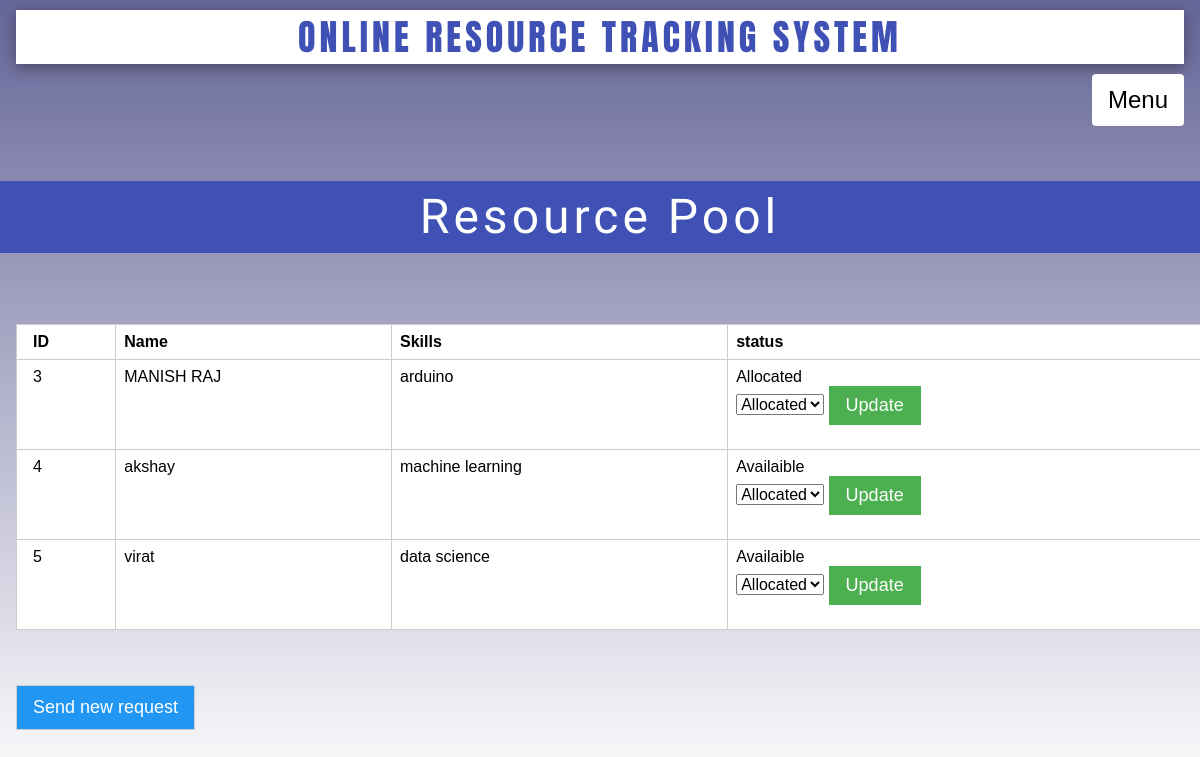
The app's page /pool_track.php (signed in) with its own data.
### tables this page shows
CREATE TABLE `resource_pool` (
  `res_no` int(50) NOT NULL,
  `name` varchar(50) NOT NULL,
  `skills` varchar(20) NOT NULL,
  `status` varchar(50) DEFAULT NULL
);

### pool_track.php (the view, shortened to what this page needs)
<?php
	require("links.php");
?>
<html>
<head>
</head>
<body class="bck">
	<div class="w3-container">
			<center><h1 class="w3-card-4 w3-wide w3-white w3-text-indigo font2">ONLINE RESOURCE TRACKING SYSTEM</h1></center>
			<a href='index.php' class='w3-btn w3-round w3-white w3-xlarge w3-right'>Menu</a>
	</div>
			<center><h2 class="w3-indigo w3-xxxlarge font1 w3-wide">Resource Pool</h2></center><br><br>
<?php
include ("resource1.php");
?>
<table class='w3-table w3-margin w3-border w3-white' border='1'><tr>
<th>ID</th>
<th>Name</th>
<th>Skills</th>
<th>status</th>
</tr>
<?php
$select="select * from resource_pool";
$run=mysqli_query($mysqli,$select);
while($row=mysqli_fetch_array($run))
{
?>
	<?php $no=$row['res_no'];?>
	<tr><td><?php echo $no?></td>
	<td><?php echo $row['name']?></td>
	<td><?php echo $row['skills']?></td>
	<td><?php echo $row['status'];
	echo "<form action='pool_track.php' type='get'>
		<input type='hidden' name='id' value='$no'/>
		<select name='status'>
	  <option value='Allocated'>Allocated</option>
		</select>
		<button type='submit' class='w3-btn ad_btn w3-border w3-large w3-border-green w3-green'>Update</button>
		</form></td>
	</tr>";
}
?>
</table>
<br>
<a href="add_pool.php" class="w3-btn w3-margin w3-padding w3-blue w3-large w3-border w3-margin">Send new request</a>
</body>

### w3.css (style rules this page uses)
html { box-sizing:border-box }
*,*:before,*:after { box-sizing:inherit }
html { -ms-text-size-adjust:100%;-webkit-text-size-adjust:100% }
body { margin:0 }
a { background-color:transparent;-webkit-text-decoration-skip:objects }
button,input,select,textarea { font:inherit;margin:0 }
button,input { overflow:visible }
button,select { text-transform:none }
button,html [type=button],[type=reset],[type=submit] { -webkit-appearance:button }
html,body { font-family:Verdana,sans-serif;font-size:15px;line-height:1.5 }
html { overflow-x:hidden }
h1 { font-size:36px }
h2 { font-size:30px }
h1,h2,h3,h4,h5,h6 { font-family:"Segoe UI",Arial,sans-serif;font-weight:400;margin:10px 0 }
.w3-wide { letter-spacing:4px }
a { color:inherit }
.w3-table,.w3-table-all { border-collapse:collapse;border-spacing:0;width:100%;display:table }
.w3-table td,.w3-table th,.w3-table-all td,.w3-table-all th { padding:8px 8px;display:table-cell;text-align:left;vertical-align:top }
.w3-table th:first-child,.w3-table td:first-child,.w3-table-all th:first-child,.w3-table-all td:first-child { padding-left:16px }
.w3-btn,.w3-button { border:none;display:inline-block;padding:8px 16px;vertical-align:middle;overflow:hidden;text-decoration:none;color:inherit;background-color:inherit;text-align:center;cursor:pointer;white-space:nowrap }
.w3-btn,.w3-button { -webkit-touch-callout:none;-webkit-user-select:none;-khtml-user-select:none;-moz-user-select:none;-ms-user-select:none;user-select:none }
.w3-container:after,.w3-container:before,.w3-panel:after,.w3-panel:before,.w3-row:after,.w3-row:before,.w3-row-padding:after,.w3-row-padding:before, .w3-cell-row:before,.w3-cell-row:after,.w3-clear:after,.w3-clear:before,.w3-bar:before,.w3-bar:after { content:"";display:table;clear:both }
.w3-round,.w3-round-medium { border-radius:4px }
.w3-container,.w3-panel { padding:0.01em 16px }
.w3-card-4,.w3-hover-shadow:hover { box-shadow:0 4px 10px 0 rgba(0,0,0,0.2),0 4px 20px 0 rgba(0,0,0,0.19) }
.w3-large { font-size:18px!important }
.w3-xlarge { font-size:24px!important }
.w3-xxxlarge { font-size:48px!important }
.w3-border { border:1px solid #ccc!important }
.w3-margin { margin:16px!important }
.w3-padding { padding:8px 16px!important }
.w3-right { float:right!important }
.w3-blue,.w3-hover-blue:hover { color:#fff!important;background-color:#2196F3!important }
.w3-green,.w3-hover-green:hover { color:#fff!important;background-color:#4CAF50!important }
.w3-indigo,.w3-hover-indigo:hover { color:#fff!important;background-color:#3f51b5!important }
.w3-white,.w3-hover-white:hover { color:#000!important;background-color:#fff!important }
.w3-text-indigo,.w3-hover-text-indigo:hover { color:#3f51b5!important }
.w3-border-green,.w3-hover-border-green:hover { border-color:#4CAF50!important }

### pool_track.php (style rules this page uses)
.bck { background: linear-gradient(to bottom, #666699 0%, #ffffff 100%); }
.font1 { font-family: 'Cute Font', cursive; }
.font2 { font-family: 'Anton', sans-serif; }

### records on screen
resource_pool: res_no "3", name "MANISH RAJ", skills "arduino", status "Allocated"
resource_pool: res_no "4", name "akshay", skills "machine learning", status "Availaible"
resource_pool: res_no "5", name "virat", skills "data science", status "Availaible"
